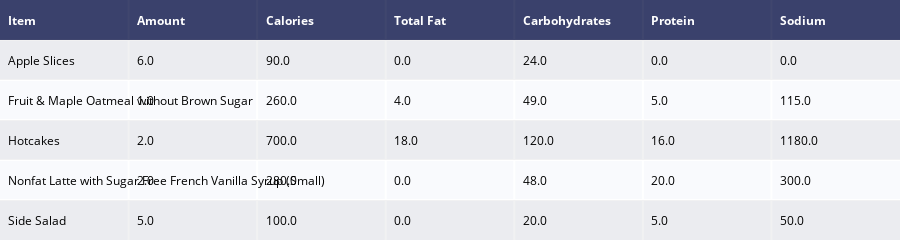

The cell this chart's notebook holds for it:
### Markdown cell above
Damn.  Bacon, *Egg & Cheese Bagel with Egg Whites* is way worse than I would have guessed.

Something I noticed was that Dr. Pepper seems to have some protein components which I found a bit odd.  I check the official website and noticed that this should not be the case.  Looks like the dataset need to have some adjustments

### Code cell
MenuItems = McData.Item.tolist()
Calories = McData.set_index('Item')['Calories'].to_dict()
TotalFat = McData.set_index('Item')['Total Fat'].to_dict()
SaturatedFat = McData.set_index('Item')['Saturated Fat'].to_dict()
Carbohydrates = McData.set_index('Item')['Carbohydrates'].to_dict()
Sugars = McData.set_index('Item')['Sugars'].to_dict()
Protein = McData.set_index('Item')['Protein'].to_dict()
Sodium = McData.set_index('Item')['Sodium'].to_dict()

# Energy: 8,400kJ/2,000kcal
# Total fat: less than 70g
# Saturates: less than 20g
# Carbohydrate: at least 260g
# Total sugars: 90g
# Protein: 50g
# Salt: less than 6g


prob = LpProblem("McOptimization Problem", LpMinimize)
MenuItems_vars = LpVariable.dicts("MenuItems",MenuItems,lowBound=0, upBound=10,cat='Integer')
prob += lpSum([Calories[i]*MenuItems_vars[i] for i in MenuItems]), "Calories"
prob += lpSum([TotalFat[i]*MenuItems_vars[i] for i in MenuItems]) <= 70, "TotalFat"
prob += lpSum([SaturatedFat[i]*MenuItems_vars[i] for i in MenuItems]) <= 20, "Saturated Fat"
prob += lpSum([Carbohydrates[i]*MenuItems_vars[i] for i in MenuItems]) >= 260, "Carbohydrates_lower"
# prob += lpSum([Carbohydrates[i]*MenuItems_vars[i] for i in MenuItems]) <= 360, "Carbohydrates_upper"
prob += lpSum([Sugars[i]*MenuItems_vars[i] for i in MenuItems]) >= 80, "Sugars_lower"
prob += lpSum([Sugars[i]*MenuItems_vars[i] for i in MenuItems]) <= 100, "Sugars_upper"

prob += lpSum([Protein[i]*MenuItems_vars[i] for i in MenuItems]) >= 45, "Protein_lower"
prob += lpSum([Protein[i]*MenuItems_vars[i] for i in MenuItems]) <= 55, "Protein_upper"

prob += lpSum([Sodium[i]*MenuItems_vars[i] for i in MenuItems]) <= 6000, "Sodium"


prob.writeLP("McOptimization.lp")
prob.solve()
data_matrix = []
data_matrix.append(['Item', 'Amount','Calories','Total Fat','Carbohydrates','Protein','Sodium'])

print("Status:", LpStatus[prob.status])
for v in prob.variables():
    if v.varValue > 0:
        Item = McData.loc[McData['Item'] == v.name.replace('MenuItems_','').replace('_',' ')]
        Item_Calories = Item['Calories'].values*v.varValue
        Item_TotalFat = Item['Total Fat'].values*v.varValue
        Item_Carbohydrates = Item['Carbohydrates'].values*v.varValue
        Item_Protein = Item['Protein'].values*v.varValue
        Item_Sodium = Item['Sodium'].values*v.varValue


        data_matrix.append([v.name.replace('MenuItems_','').replace('_',' '),v.varValue,Item_Calories[0], \
                           Item_TotalFat[0],Item_Carbohydrates[0],Item_Protein[0],Item_Sodium[0]])


print(' ')
results = {}
print("Total Calories = ", value(prob.objective))
for constraint in prob.constraints:
    s = 0
    for var, coefficient in prob.constraints[constraint].items():
        s += var.varValue * coefficient
    results[prob.constraints[constraint].name.replace('_lower','').replace('_upper','')] = s  




table = ff.create_table(data_matrix)
print(data_matrix)
iplot(table, filename='simple_table')

print(results)

### Figure 1 — Plotly figure (JSON) as saved in the notebook; plotly's stock layout.template omitted (floating-point values rounded to 4 significant figures)
{"data": [{"colorscale": [[0, "#00083e"], [0.5, "#ededee"], [1, "#ffffff"]], "hoverinfo": "none", "opacity": 0.75, "showscale": false, "type": "heatmap", "z": [[0, 0, 0, 0, 0, 0, 0], [0.5, 0.5, 0.5, 0.5, 0.5, 0.5, 0.5], [1, 1, 1, 1, 1, 1, 1], [0.5, 0.5, 0.5, 0.5, 0.5, 0.5, 0.5], [1, 1, 1, 1, 1, 1, 1], [0.5, 0.5, 0.5, 0.5, 0.5, 0.5, 0.5]]}], "layout": {"annotations": [{"align": "left", "font": {"color": "#ffffff"}, "showarrow": false, "text": "<b>Item</b>", "x": -0.45, "xanchor": "left", "xref": "x", "y": 0, "yref": "y"}, {"align": "left", "font": {"color": "#ffffff"}, "showarrow": false, "text": "<b>Amount</b>", "x": 0.55, "xanchor": "left", "xref": "x", "y": 0, "yref": "y"}, {"align": "left", "font": {"color": "#ffffff"}, "showarrow": false, "text": "<b>Calories</b>", "x": 1.55, "xanchor": "left", "xref": "x", "y": 0, "yref": "y"}, {"align": "left", "font": {"color": "#ffffff"}, "showarrow": false, "text": "<b>Total Fat</b>", "x": 2.55, "xanchor": "left", "xref": "x", "y": 0, "yref": "y"}, {"align": "left", "font": {"color": "#ffffff"}, "showarrow": false, "text": "<b>Carbohydrates</b>", "x": 3.55, "xanchor": "left", "xref": "x", "y": 0, "yref": "y"}, {"align": "left", "font": {"color": "#ffffff"}, "showarrow": false, "text": "<b>Protein</b>", "x": 4.55, "xanchor": "left", "xref": "x", "y": 0, "yref": "y"}, {"align": "left", "font": {"color": "#ffffff"}, "showarrow": false, "text": "<b>Sodium</b>", "x": 5.55, "xanchor": "left", "xref": "x", "y": 0, "yref": "y"}, {"align": "left", "font": {"color": "#000000"}, "showarrow": false, "text": "Apple Slices", "x": -0.45, "xanchor": "left", "xref": "x", "y": 1, "yref": "y"}, {"align": "left", "font": {"color": "#000000"}, "showarrow": false, "text": "6.0", "x": 0.55, "xanchor": "left", "xref": "x", "y": 1, "yref": "y"}, {"align": "left", "font": {"color": "#000000"}, "showarrow": false, "text": "90.0", "x": 1.55, "xanchor": "left", "xref": "x", "y": 1, "yref": "y"}, {"align": "left", "font": {"color": "#000000"}, "showarrow": false, "text": "0.0", "x": 2.55, "xanchor": "left", "xref": "x", "y": 1, "yref": "y"}, {"align": "left", "font": {"color": "#000000"}, "showarrow": false, "text": "24.0", "x": 3.55, "xanchor": "left", "xref": "x", "y": 1, "yref": "y"}, {"align": "left", "font": {"color": "#000000"}, "showarrow": false, "text": "0.0", "x": 4.55, "xanchor": "left", "xref": "x", "y": 1, "yref": "y"}, {"align": "left", "font": {"color": "#000000"}, "showarrow": false, "text": "0.0", "x": 5.55, "xanchor": "left", "xref": "x", "y": 1, "yref": "y"}, {"align": "left", "font": {"color": "#000000"}, "showarrow": false, "text": "Fruit & Maple Oatmeal without Brown Sugar", "x": -0.45, "xanchor": "left", "xref": "x", "y": 2, "yref": "y"}, {"align": "left", "font": {"color": "#000000"}, "showarrow": false, "text": "1.0", "x": 0.55, "xanchor": "left", "xref": "x", "y": 2, "yref": "y"}, {"align": "left", "font": {"color": "#000000"}, "showarrow": false, "text": "260.0", "x": 1.55, "xanchor": "left", "xref": "x", "y": 2, "yref": "y"}, {"align": "left", "font": {"color": "#000000"}, "showarrow": false, "text": "4.0", "x": 2.55, "xanchor": "left", "xref": "x", "y": 2, "yref": "y"}, {"align": "left", "font": {"color": "#000000"}, "showarrow": false, "text": "49.0", "x": 3.55, "xanchor": "left", "xref": "x", "y": 2, "yref": "y"}, {"align": "left", "font": {"color": "#000000"}, "showarrow": false, "text": "5.0", "x": 4.55, "xanchor": "left", "xref": "x", "y": 2, "yref": "y"}, {"align": "left", "font": {"color": "#000000"}, "showarrow": false, "text": "115.0", "x": 5.55, "xanchor": "left", "xref": "x", "y": 2, "yref": "y"}, {"align": "left", "font": {"color": "#000000"}, "showarrow": false, "text": "Hotcakes", "x": -0.45, "xanchor": "left", "xref": "x", "y": 3, "yref": "y"}, {"align": "left", "font": {"color": "#000000"}, "showarrow": false, "text": "2.0", "x": 0.55, "xanchor": "left", "xref": "x", "y": 3, "yref": "y"}, {"align": "left", "font": {"color": "#000000"}, "showarrow": false, "text": "700.0", "x": 1.55, "xanchor": "left", "xref": "x", "y": 3, "yref": "y"}, {"align": "left", "font": {"color": "#000000"}, "showarrow": false, "text": "18.0", "x": 2.55, "xanchor": "left", "xref": "x", "y": 3, "yref": "y"}, {"align": "left", "font": {"color": "#000000"}, "showarrow": false, "text": "120.0", "x": 3.55, "xanchor": "left", "xref": "x", "y": 3, "yref": "y"}, {"align": "left", "font": {"color": "#000000"}, "showarrow": false, "text": "16.0", "x": 4.55, "xanchor": "left", "xref": "x", "y": 3, "yref": "y"}, {"align": "left", "font": {"color": "#000000"}, "showarrow": false, "text": "1180.0", "x": 5.55, "xanchor": "left", "xref": "x", "y": 3, "yref": "y"}, {"align": "left", "font": {"color": "#000000"}, "showarrow": false, "text": "Nonfat Latte with Sugar Free French Vanilla Syrup (Small)", "x": -0.45, "xanchor": "left", "xref": "x", "y": 4, "yref": "y"}, {"align": "left", "font": {"color": "#000000"}, "showarrow": false, "text": "2.0", "x": 0.55, "xanchor": "left", "xref": "x", "y": 4, "yref": "y"}, {"align": "left", "font": {"color": "#000000"}, "showarrow": false, "text": "280.0", "x": 1.55, "xanchor": "left", "xref": "x", "y": 4, "yref": "y"}, {"align": "left", "font": {"color": "#000000"}, "showarrow": false, "text": "0.0", "x": 2.55, "xanchor": "left", "xref": "x", "y": 4, "yref": "y"}, {"align": "left", "font": {"color": "#000000"}, "showarrow": false, "text": "48.0", "x": 3.55, "xanchor": "left", "xref": "x", "y": 4, "yref": "y"}, {"align": "left", "font": {"color": "#000000"}, "showarrow": false, "text": "20.0", "x": 4.55, "xanchor": "left", "xref": "x", "y": 4, "yref": "y"}, {"align": "left", "font": {"color": "#000000"}, "showarrow": false, "text": "300.0", "x": 5.55, "xanchor": "left", "xref": "x", "y": 4, "yref": "y"}, {"align": "left", "font": {"color": "#000000"}, "showarrow": false, "text": "Side Salad", "x": -0.45, "xanchor": "left", "xref": "x", "y": 5, "yref": "y"}, {"align": "left", "font": {"color": "#000000"}, "showarrow": false, "text": "5.0", "x": 0.55, "xanchor": "left", "xref": "x", "y": 5, "yref": "y"}, {"align": "left", "font": {"color": "#000000"}, "showarrow": false, "text": "100.0", "x": 1.55, "xanchor": "left", "xref": "x", "y": 5, "yref": "y"}, {"align": "left", "font": {"color": "#000000"}, "showarrow": false, "text": "0.0", "x": 2.55, "xanchor": "left", "xref": "x", "y": 5, "yref": "y"}, {"align": "left", "font": {"color": "#000000"}, "showarrow": false, "text": "20.0", "x": 3.55, "xanchor": "left", "xref": "x", "y": 5, "yref": "y"}, {"align": "left", "font": {"color": "#000000"}, "showarrow": false, "text": "5.0", "x": 4.55, "xanchor": "left", "xref": "x", "y": 5, "yref": "y"}, {"align": "left", "font": {"color": "#000000"}, "showarrow": false, "text": "50.0", "x": 5.55, "xanchor": "left", "xref": "x", "y": 5, "yref": "y"}], "height": 230, "margin": {"b": 0, "l": 0, "r": 0, "t": 0}, "xaxis": {"dtick": 1, "gridwidth": 2, "showticklabels": false, "tick0": -0.5, "ticks": "", "zeroline": false}, "yaxis": {"autorange": "reversed", "dtick": 1, "gridwidth": 2, "showticklabels": false, "tick0": 0.5, "ticks": "", "zeroline": false}}}
